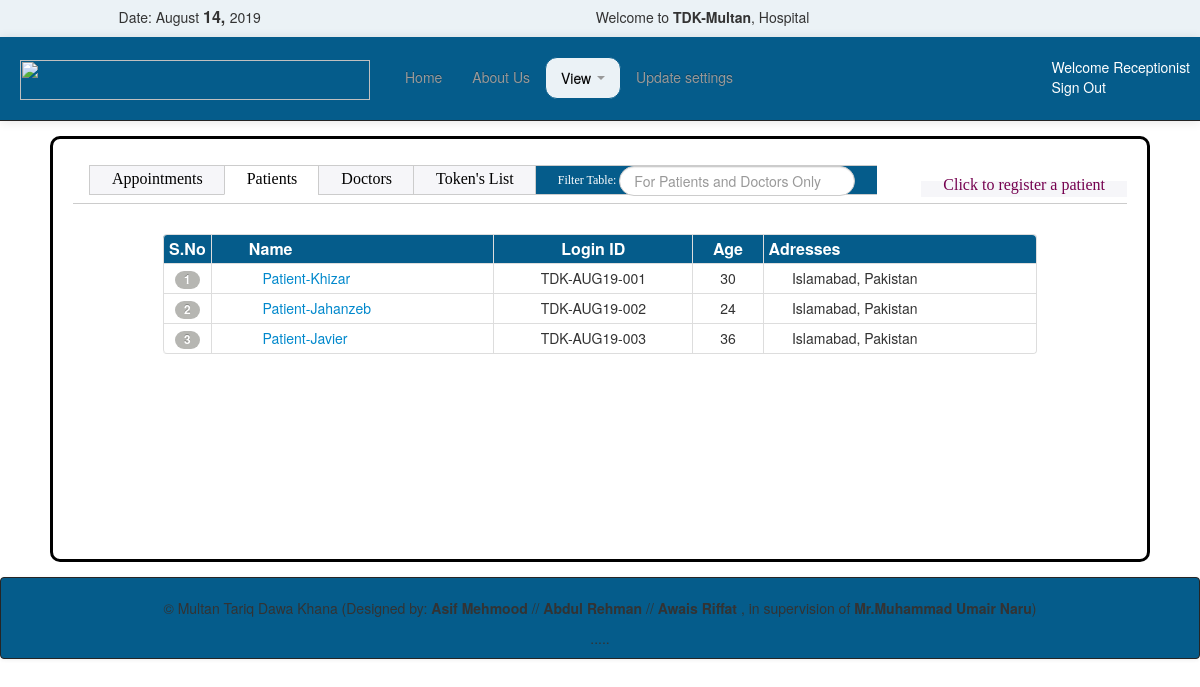
Page /lgdinRcViews.php?idR=3 (signed in) on the committed database.
### tables this page shows
CREATE TABLE IF NOT EXISTS `hmsaaausers` (
  `UID` int(20) NOT NULL AUTO_INCREMENT,
  `URID` int(20) NOT NULL,
  `UFNaam` varchar(50) NOT NULL,
  `ULNaam` varchar(50) NOT NULL,
  `UNaam` varchar(50) NOT NULL,
  `UPwd` varchar(50) NOT NULL,
  `UAdress` varchar(100) NOT NULL,
  `UGender` varchar(10) NOT NULL,
  `UAge` date NOT NULL,
  `URegDate` date NOT NULL,
  `UPicture` varchar(100) NOT NULL,
  `UIDCardNumber` varchar(30) NOT NULL,
  `USpeciality` varchar(50) DEFAULT NULL,
  `UDcFee` int(30) NOT NULL DEFAULT '0',
  PRIMARY KEY (`UID`),
  UNIQUE KEY `UNaam` (`UNaam`),
  UNIQUE KEY `UID` (`UID`),
  UNIQUE KEY `UID_2` (`UID`),
  UNIQUE KEY `UIDCardNumber` (`UIDCardNumber`),
  UNIQUE KEY `UIDCardNumber_2` (`UIDCardNumber`)
);

### myFooter_homeBody/myListPatientsTableforRc.php (the view, shortened to what this page needs)
<?php
	include('cnct.php');
	$myDateToGetTodaysPrescriptions=getdate(date("U"));
	if($myDateToGetTodaysPrescriptions['mon']<10)
	{
		$dateBuilderString = $myDateToGetTodaysPrescriptions['year'] . "-" . 0 . $myDateToGetTodaysPrescriptions['mon'] . "-";
		if($myDateToGetTodaysPrescriptions['mday']<10)
		{
			$dateBuilderString	=	$dateBuilderString . '0' . $myDateToGetTodaysPrescriptions['mday'];
		}
		else
		{
			$dateBuilderString	=	$dateBuilderString . $myDateToGetTodaysPrescriptions['mday'];
		}
	}
	$patientResults	= mysqli_query($con, "SELECT UID, URID, UFNaam, ULNaam, UNaam, UAge, UAdress FROM hmsaaausers WHERE URID='2' ORDER BY UNaam");
	if (mysqli_num_rows($patientResults) == 0)
	{
		echo '
			<tr>
				<td style="text-align:center; font-style:italic;" colspan="5">
					No patients registered Yet
				</td>
			</tr>
		';
	}
	else
	{
		$cntListPts=1;
		while ($row_user = mysqli_fetch_assoc($patientResults))
		{
			$ageOfUserIs	=	0;
			$bd	=	$row_user['UAge'];
			$td	=	$dateBuilderString;
			$bddy	=	$bd[8] . $bd[9];
			$tddy	=	$td[8] . $td[9];
			$bdmn	=	$bd[5] . $bd[6];
			$tdmn	=	$td[5] . $td[6];
			$bdyr	=	$bd[0] . $bd[1] . $bd[2] . $bd[3];
			$tdyr	=	$td[0] . $td[1] . $td[2] . $td[3];
			$yrDf	=	-($bdyr-$tdyr);
			$mnDf	=	-($bdmn-$tdmn);
			$dyDf	=	-($bddy-$tddy);
			if($yrDf>0)
			{
				if($mnDf>=0)
				{
					if($mnDf>0)
					{
						$ageOfUserIs	=	$yrDf;
					}
					else
					{
						if($dyDf>=0)
						{
							if($dyDf>0)
							{
								$ageOfUserIs	=	$yrDf;
							}
							else
							{
								$ageOfUserIs	=	$yrDf;
							}
						}
						else
						{
							$ageOfUserIs	=	($yrDf-1);
						}
					}
				}
				else
				{
					$ageOfUserIs	=	($yrDf-1);
				}
			}
			else
			{
				$ageOfUserIs	=	"Undefined";
			}
			echo '
					<tr
					 id=tr'. $row_user['UID'] . '
					>
						<td style="text-align:center;">
							<span class="badge" style="margin:0px; background-color:#B6B6B2;">' . $cntListPts . '</span>
						</td>
						<td>
							&emsp;&emsp;&emsp;
							<a href="" id="td' . $row_user['UID'] . '" onclick="rcClkdPtToAppendNewRow(id); return false;">' . $row_user['UFNaam'] . '-' . $row_user['ULNaam'] . '</a>
						</td>
						<td style="text-align:center;">
							' . $row_user['UNaam'] . '
						</td>
						<td style="text-align:center;">
							' . $ageOfUserIs . '
						</td>
						<td>
							&nbsp;&nbsp;&nbsp;&nbsp;&nbsp;&nbsp;'. $row_user['UAdress'] . '
						</td>
					</tr>
			';
			$cntListPts++;
		}
	}
?>

### lgdinRcViews.php (shortened to what this page needs)
<!doctype html>
<html>
	<head>
		<link rel="stylesheet" type="text/css" href="asfCSSheets/bootstrap.css"/>
		<link rel="stylesheet" type="text/css" href="asfCSSheets/bootstrap-responsive.css">
		<link rel="stylesheet" type="text/css" href="asfCSSheets/mycss.css"/>
		<link rel="stylesheet" type="text/css" href="asfCSSheets/foldedCorner.css">
		<link rel="stylesheet" type="text/css" href="asfCSSheets/jjjPresBills.css">
		<link rel="stylesheet" type="text/css" href="asfCSSheets/tabstyle.css">
	</head>
	<body>
		<?php  include('myFooter_homeBody/myDate.php') ?>
		<div class="navbar navbar-inverse navbar-static-top">
			<div class="navbar-inner">
				<div class="container">
					<?php include('myFooter_homeBody/myBrandLogo.php') ?>
					<div class="nav-collapse navbar-inverse-collapse collapse">
						<ul class="nav" id="ulInNav">
							<li><a href="lgdinRcHome.php">Home</a></li>
							<li><a href="lgdinRcAbout.php">About Us</a></li>
							<li class="dropdown">
								<a href="lgdinRcView.php" class="dropdown-toggle" data-toggle="dropdown" id="clkdMnu">View
									<b class="caret"></b>
								</a>
							</li>
							<li>
								<a href="lgdinRcUpdtst.php">Update settings</a>
							</li>
						</ul>
						<div class="nav pull-right" id="ulInNav">
							<a href="#" onclick="return false" id="signInDec">Welcome <?php echo $_SESSION['UzrNm'];?></a>
							<br>
							<a href="myFooter_homeBody/dstrySsn.php" id="signInDec">Sign Out</a>
						</div>
					</div>
				</div>
			</div>
		</div>
		<div class="container-fluid" id="ptViewsBdy">
			<div class="row-fluid">
			 	<ul class="tabs" data-persist="true" id="ptTabsHdr">
		            <li>
		            	<a href="#view1" onclick="showViewsRc(1); return false;">
		            		<span class="tabsheading">Appointments</span>
		            	</a>
		            </li>
		            <li>
		            	<a href="#view2" onclick="showViewsRc(3); return false;">
		            		<span class="tabsheading">Patients</span>
		            	</a>
		            </li>
		            <li>
		            	<a href="#view3" onclick="showViewsRc(5); return false;">
		            		<span class="tabsheading">Doctors</span>
		            	</a>
		            </li>
		            <li>
		            	<a href="#view4" onclick="showViewsRc(7); return false;">
		            		<span class="tabsheading">Token's List</span>
		            	</a>
		            </li>
		            <li>
						<a class="input-group" style="background-color:#055c8b; color:WHITE;">
							<span class="input-group-addon">Filter Table:</span>
							<input id="filter" type="text" class="form-control search-query" placeholder="For Patients and Doctors Only" >
						</a>
		            </li>
		            <li class="pull-right">
		            	<a href="#view5" style="border:none; color:#75004f; font-size:2px;" onclick="showViewsRc(9); return false;">
		            		<span class="tabsheading">Click to register a patient</span>
		            	</a>
		            </li>
		        </ul>
		        <div class="row-fluid">
			        <div class="tabcontents" id="tabcontents">
											<?php include('myFooter_homeBody/myOnlineApntPatients.php'); ?>
			            <div id="view2">
			            	<br>
			            	<div class="row-fluid">
			            		<div align="center" class="span10 offset1">
					            	<table  id="hdrTblPt" class="table table-hover table-condensed table-bordered">
										<thead style="background-color:#055c8b; color:WHITE;">
											<tr>
												<th style="width:5px;">S.No</th>
												<th>&emsp;&emsp;Name</th>
												<th style="text-align:center;">Login ID</th>
												<th style="text-align:center;">Age</th>
												<th>Adresses</th>
											</tr>
										</thead>
										<tbody class="searchable" id="hhhhwe" style="background-color:WHITE;">
											<?php include('myFooter_homeBody/myListPatientsTableforRc.php') ?>
										</tbody>
									</table>
								</div>
							</div>
			            </div>
			        </div>
			    </div>
		    </div>
			<br>
		</div>
		<?php include('myFooter_homeBody/myFtr.php') ?>
	</body>
</html>

### myFooter_homeBody/myDate.php (shortened to what this page needs)
<?php
	$mydate=getdate(date("U"));
	echo '
		<div class="row-fluid" style="background-color:#ebf2f6; padding-top:7px">
			<div class="span4" style="text-align:center;">
				<p>
					Date:
					' . $mydate['month'] . ' ' . '
					<b style="font-size:16px;">
					' . $mydate['mday'] . ', ' . '
					</b>
					' . $mydate['year'] . '
				</p>
			</div>
			<div class="span6" style="text-align:center;">
				<span>Welcome to <b>TDK-Multan</b>, Hospital</span>
			</div>
		</div>
	';
?>

### myFooter_homeBody/myBrandLogo.php
<?php
	echo '<a href="#" onclick="return false;"class="brand" align="center"><h3 id="lgo"><img style="height:40px; width:350px; " src="Images/Hospitals/bLogo.png"></h3></a>';
?>

### myFooter_homeBody/myFtr.php
<?php
	echo '
		<div class="navbar navbar-inverse navbar-static-bottom">
			<div class="navbar-inner">
				<br>
				<center>
					<p>&copy;
						Multan Tariq Dawa Khana (Designed by: <b>Asif Mehmood</b> //  <b>Abdul Rehman</b> // <b>Awais Riffat</b> , in supervision of
						<b>Mr.Muhammad Umair Naru</b>)
					</p>
					<p>.....</p>
				</center>
			</div>
		</div>
		';
?>

### asfCSSheets/mycss.css (style rules this page uses)
body .container-fluid { min-width: 305px; margin: 15px 50px 15px 50px; padding: 20px 20px 20px 20px; border-radius: 10px; border:3px solid BLACK; }
#clkdMnu { background-color:#ebf2f6; color:BLACK; border: 1px solid #055c8b; border-radius: 12px; }
div#bdyAdPtViews thead, #hdrTblDctr thead, #hdrTblPt thead, #hdrTblApnt thead { font-size:16px; }
#hdrTblDctr span, #hdrTblPt span, #hdrTblApnt span { margin-bottom: 13px; margin-top: 13px; text-align: center; }
#ulInNav { padding-top:20px; }
#ulInNav li { border-style:outset; border: none; }
#signInDec { padding-top: 10px; text-decoration: none; color: WHITE; }
#lgo img { width: 372px; height: 60px; }

### asfCSSheets/tabstyle.css (style rules this page uses)
ul.tabs span.tabsheading { font-size: 16px; }
ul.tabs li { display: inline; margin: 0; background: White; margin-left: -4px; padding-top: 10px; }
ul.tabs li a { font: normal 12px Verdana; text-decoration: none; position: relative; padding: 7px 22px; color: #000; outline:none; background: #F6F6F9; border:1px solid #CCC; border-right:0; }
ul.tabs li:last-child a { border-right:1px solid #CCC; }
ul.tabs li.selected a, ul.tabs li.selected a:hover { top: 0px; font-weight:normal; background: #FFF; border-bottom: 1px solid #FFF; color: #000; }
div.tabcontents { border-top: 1px solid #CCC; padding-top: 10px; text-align: left; min-width: 555px; }
#ptViewsBdy { min-width: 630px; min-height: 380px; }
#ptTabsHdr { min-width: 500px; }

### rows in the picture
hmsaaausers: UFNaam "Patient", ULNaam "Khizar", UNaam "TDK-AUG19-001", UAge "30", UAdress "Islamabad, Pakistan"
hmsaaausers: UFNaam "Patient", ULNaam "Jahanzeb", UNaam "TDK-AUG19-002", UAge "24", UAdress "Islamabad, Pakistan"
hmsaaausers: UFNaam "Patient", ULNaam "Javier", UNaam "TDK-AUG19-003", UAge "36", UAdress "Islamabad, Pakistan"

### other values in the picture
$mydate['month'] "August"
$mydate['mday'] "14"
$mydate['year'] "2019"
$_SESSION['UzrNm'] "Receptionist"
